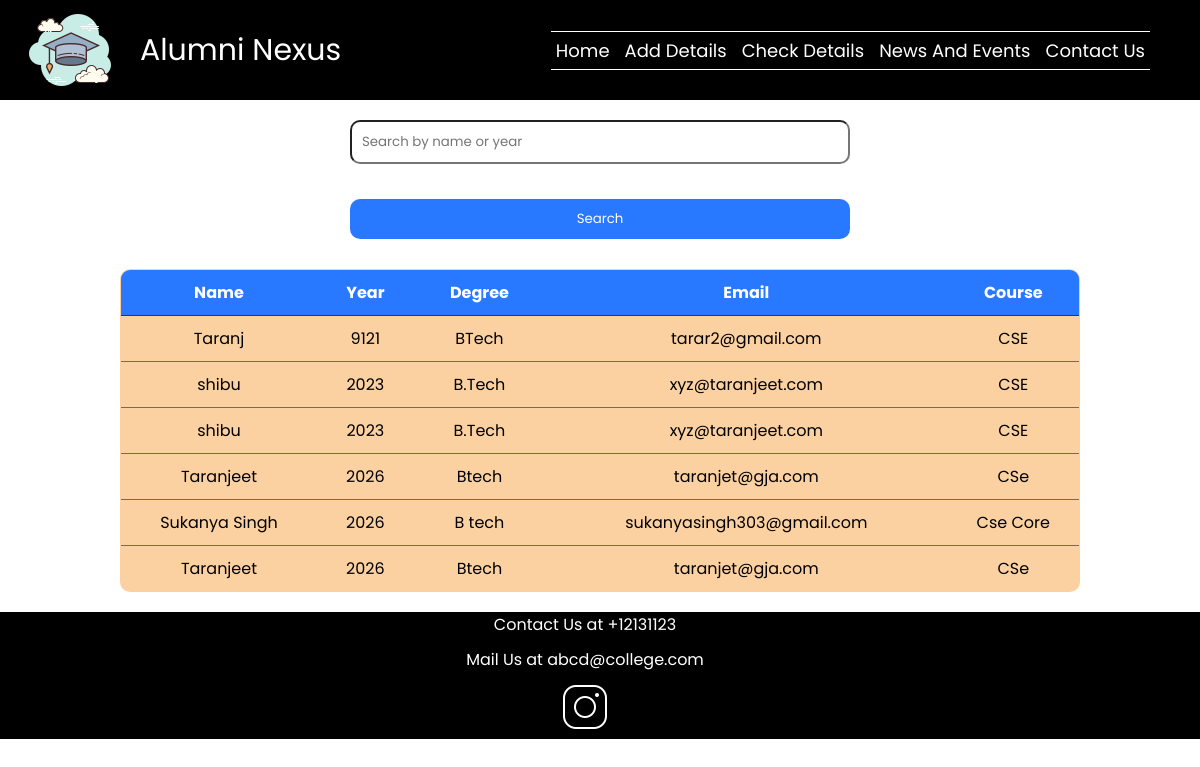
Screenshot of /details/ with the database file from the repository.
### files/models.py (models this page shows, shortened)
class Alumni(models.Model):
    name = models.CharField(max_length=255)
    year = models.IntegerField()
    degree = models.CharField(max_length=255)
    email = models.EmailField()
    course = models.CharField(max_length=255)

### files/views.py (the view)
# urls.py: path("details/", views.items, name="details"),
def items(request):
    alumni = Alumni.objects.all()
    return render(request, "details.html", {"alumni": alumni})

### files/templates/details.html (shortened to what this page needs)
{% extends "index.html" %} {% block content %}
<head>
</head>
<form id="search-form">
  <input type="text" id="search-input" placeholder="Search by name or year" />
  <br />
  <button type="button" id="search-button">Search</button>
</form>
<table>
  <thead>
    <tr>
      <th>Name</th>
      <th>Year</th>
      <th>Degree</th>
      <th>Email</th>
      <th>Course</th>
    </tr>
  </thead>
  <tbody>
    {% for alum in alumni %}
    <tr class="tabledesktop">
      <td>{{ alum.name }}</td>
      <td>{{ alum.year }}</td>
      <td>{{ alum.degree }}</td>
      <td>{{ alum.email }}</td>
      <td>{{ alum.course }}</td>
    </tr>
    {% endfor %}
  </tbody>
</table>
{%endblock%}

### files/templates/index.html (shortened to what this page needs)
<!DOCTYPE html>
{% load static %}
<html lang="en">
  <head>
    <link rel="stylesheet" href="{% static "style.css" %}"/>
  </head>
  <body>
    <div class="header">
      <div class="headerleft">
        <img src="{% static 'icon.png' %}" />
        <p>Alumni Nexus</p>
      </div>
      <div class="headerright">
        <ul class="menu">
          <a href="../"> <li>Home</li></a>
          <a href="../signup"><li>Add Details</li></a>
          <a href="../details"><li>Check Details</li></a>
          <a href="../"><li>News And Events</li></a>
          <a href="../"><li>Contact Us</li></a>
        </ul>
      </div>
    </div>
    <div class="main">{% block content %} {% endblock %}</div>
    <div class="footer">
      <p>Contact Us at +12131123</p>
      <p>Mail Us at abcd@college.com</p>
      <img src="{% static 'instagram.png' %}" />
    </div>
  </body>
</html>

### files/static/style.css (style rules this page uses)
* { margin: 0; padding: 0; box-sizing: border-box; font-family: "Poppins", sans-serif; }
body { width: 100%; height: 100%; overflow-x: hidden; }
.header { width: 100%; height: 100px; background-color: #000; display: flex; justify-content: space-between; align-items: center; padding: 0 50px 0 20px; margin-bottom: 0px; }
.headerleft { color: #fff; height: 100%; display: flex; flex-direction: row; font-size: 30px; align-items: center; gap: 20px; }
.headerright { color: #fff; height: 100%; display: flex; align-items: center; flex-direction: row; font-size: 30px; gap: 20px; width: fit-content; }
.menu { display: flex; font-size: 18px; width: 100%; gap: 15px; border-top: 1px solid rgb(255, 255, 255); border-bottom: 1px solid rgb(255, 255, 255); padding: 5px; list-style-type: none; }
.menu a, .menumob a { color: #fff; text-decoration: none; }
.footer { width: 100%; background-color: #000; color: #fff; text-align: center; padding: 0 50px 0 20px; }
.footer p { margin-bottom: 10px; }
.footer img { height: 50px; width: 50px; }

### files/templates/details.html (style rules this page uses)
body { display: flex; flex-direction: column; align-items: center; justify-content: center; overflow-x: hidden; }
table { border-radius: 10px; padding: 10px; border: 1px solid #000000; width: 80vw; margin: 20px; color: #000000; background-color: #fbd1a2; border-collapse: collapse; overflow: hidden; }
form input { width: 80%; max-width: 500px; padding: 10px; border-radius: 10px; }
form { display: flex; flex-direction: column; align-items: center; margin: 20px; justify-content: center; }
form button { width: 80%; max-width: 500px; padding: 10px; border-radius: 10px; background-color: #2879ff; color: #ffffff; border: none; margin: 10px; }
tr { border-bottom: 0.5px solid rgba(0, 0, 0, 0.5); }
thead tr th { padding: 10px; }
thead { background-color: #2879ff; color: #ffffff; border-radius: 10px; }
td { text-align: center; padding: 10px 0 10px 0; }

### rows the page displays
Alumni: name "Taranj", year "9121", degree "BTech", email "tarar2@gmail.com", course "CSE"
Alumni: name "shibu", year "2023", degree "B.Tech", email "xyz@taranjeet.com", course "CSE"
Alumni: name "shibu", year "2023", degree "B.Tech", email "xyz@taranjeet.com", course "CSE"
Alumni: name "Taranjeet", year "2026", degree "Btech", email "taranjet@gja.com", course "CSe"
Alumni: name "Sukanya Singh", year "2026", degree "B tech", email "sukanyasingh303@gmail.com", course "Cse Core"
Alumni: name "Taranjeet", year "2026", degree "Btech", email "taranjet@gja.com", course "CSe"
